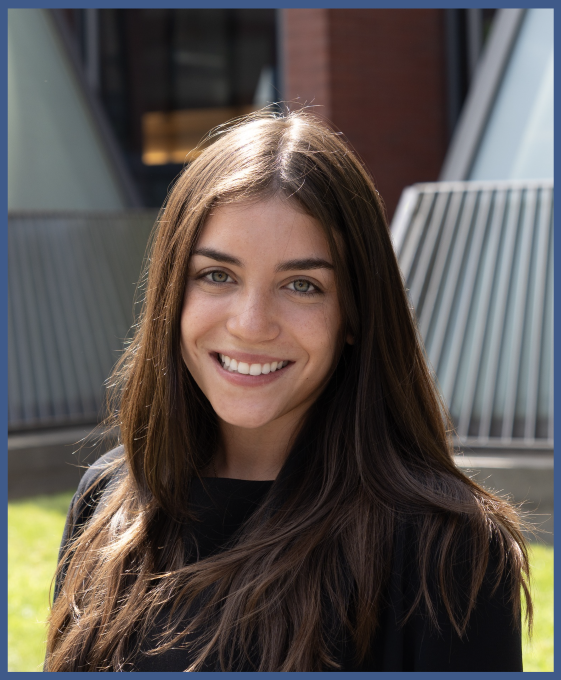
#> input picture exec-board/pictures/Alejandra Sanchez.png, 1122 x 1360 px (shown at 1/2 size); its folder holds only this picture in this run
$ python make_headshots.py ../exec-board/pictures
#> lines starting #> are read from the running program, lines starting #| are printed output that depends on the picture
#!/usr/bin/env python3
"""Make the Executive Board headshots in exec-board/pictures/.

Usage:
    python3 tools/make_headshots.py SOURCE_DIR [--size 512] [--quality 85] [--dry-run]

Reads every .png / .jpg / .jpeg / .webp in SOURCE_DIR, trims any flat-coloured
frame along the edges (the source portraits carry a thin blue border on the
left and right), centre-crops to a square, resizes to SIZE x SIZE and writes
<same name>.webp into exec-board/pictures/. Needs Pillow:

    python3 -m pip install pillow

tools/sync_board.py uses the same crop (``headshot()``) on the photos in the
club's Google Drive folder, so this script is only needed for local portraits.

The original PNGs are not kept in the working tree; they are in git history
(commit 0ef33a2, exec-board/pictures/*.png). To re-run on them:

    git archive 0ef33a2 exec-board/pictures | tar -x -C /tmp/headshots
    python3 tools/make_headshots.py /tmp/headshots/exec-board/pictures
"""
import argparse
import pathlib
import sys

try:
    from PIL import Image, ImageStat
except ImportError:  # pragma: no cover
    sys.exit("Pillow is required: python3 -m pip install pillow")

ROOT = pathlib.Path(__file__).resolve().parent.parent
OUT = ROOT / "exec-board" / "pictures"
SOURCES = {".png", ".jpg", ".jpeg", ".webp"}

# A frame is a run of edge rows/columns that are (a) almost one colour and
# (b) the same colour as the outermost row/column. It is never wider than
# MAX_FRAME of the image, so a flat studio backdrop can only lose a sliver.
MAX_FRAME = 0.04
FLAT_STDDEV = 10
COLOUR_TOLERANCE = 24
SAFETY_MARGIN = 0.01  # extra trim so no anti-aliased edge of the frame survives


def edge_line(img, side, i):
    w, h = img.size
    if side == "left":
        box = (i, 0, i + 1, h)
    elif side == "right":
        box = (w - 1 - i, 0, w - i, h)
    elif side == "top":
        box = (0, i, w, i + 1)
    else:
        box = (0, h - 1 - i, w, h - i)
    return ImageStat.Stat(img.crop(box))


def frame_width(img, side):
    """Number of flat, edge-coloured rows/columns on `side`."""
    w, h = img.size
    limit = int((w if side in ("left", "right") else h) * MAX_FRAME)
    edge = edge_line(img, side, 0).mean
    n = 0
    for i in range(limit):
        stat = edge_line(img, side, i)
        if max(stat.stddev) > FLAT_STDDEV:
            break
        if max(abs(a - b) for a, b in zip(stat.mean, edge)) > COLOUR_TOLERANCE:
            break
        n += 1
    return n


def headshot(source, size=512):
    """Open a portrait (path or file object), trim its frame and centre-crop it
    to a size x size square. Returns (image, note) where note describes the crop."""
#> called with size = 512
    img = Image.open(source)
#> img is the input picture: PIL image 1122x1360 RGBA; mean R, G, B, A 89.6, 82.2, 78.3, 255
    img.load()
    img = img.convert("RGB")
#> img: PIL image 1122x1360 RGB
    w, h = img.size
#> w = 1122; h = 1360
    frame = {side: frame_width(img, side) for side in ("left", "right", "top", "bottom")}
#> in frame_width, `edge = edge_line(img, side, 0).mean`: edge = [63, 90, 137]
#> after the loop in frame_width, `for i in range(limit):`: n = 15
#> frame = {'left': 15, 'right': 14, 'top': 17, 'bottom': 16}
    margin = max(2, round(w * SAFETY_MARGIN))
#> margin = 11
    trim = {side: (n + margin if n else 0) for side, n in frame.items()}
#> trim = {'left': 26, 'right': 25, 'top': 28, 'bottom': 27}
    img = img.crop((trim["left"], trim["top"], w - trim["right"], h - trim["bottom"]))
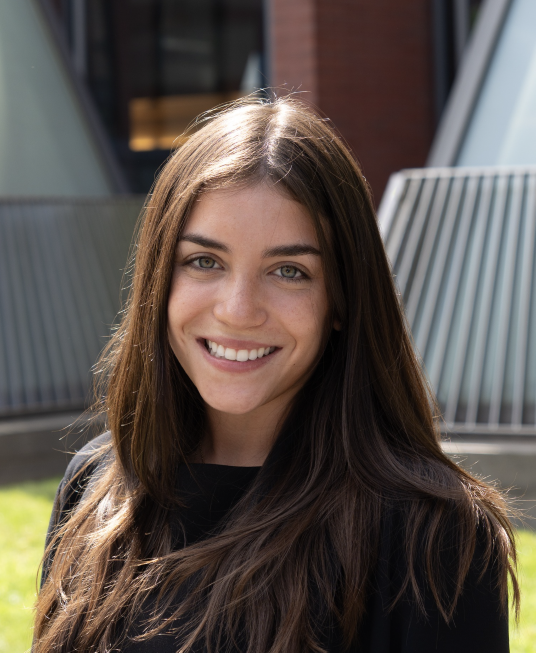
#> img: PIL image 1071x1305 RGB (shown at 1/2 size); mean R, G, B 90.4, 80.8, 74.3
    cw, ch = img.size
#> cw = 1071; ch = 1305
    side = min(cw, ch)
#> side = 1071
    left, top = (cw - side) // 2, (ch - side) // 2
#> left = 0; top = 117
    img = img.crop((left, top, left + side, top + side)).resize((size, size), Image.LANCZOS)
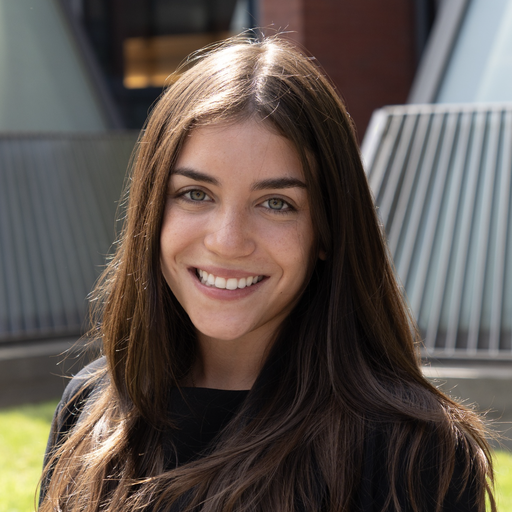
#> img: PIL image 512x512 RGB; mean R, G, B 95.2, 85, 78.6
    frame_note = ", ".join(f"{s} {n}px" for s, n in frame.items() if n) or "none"
    return img, f"{w}x{h}, frame: {frame_note}, square {side}px"


def save_webp(img, out, quality=85):
    out.parent.mkdir(parents=True, exist_ok=True)
    img.save(out, "WEBP", quality=quality, method=6)


def process(src, size, quality, dry_run):
    img, note = headshot(src, size)
    out = OUT / (src.stem + ".webp")
    if not dry_run:
        save_webp(img, out, quality)
    print(f"{'would write' if dry_run else 'wrote'} {out.relative_to(ROOT)}  ({note})")
#| wrote exec-board/pictures/Alejandra Sanchez.webp  (1122x1360, frame: left 15px, right 14px, top 17px, bottom 16px, square 1071px)


def main():
    parser = argparse.ArgumentParser(description=__doc__.split("\n\n")[0])
    parser.add_argument("source", type=pathlib.Path, help="directory of source portraits")
    parser.add_argument("--size", type=int, default=512, help="output width/height in px (default 512)")
    parser.add_argument("--quality", type=int, default=85, help="WebP quality 0-100 (default 85)")
    parser.add_argument("--dry-run", action="store_true", help="report the crops without writing files")
    args = parser.parse_args()
    files = sorted(p for p in args.source.iterdir() if p.suffix.lower() in SOURCES)
    if not files:
        sys.exit(f"no images found in {args.source}")
    OUT.mkdir(parents=True, exist_ok=True)
    for src in files:
        process(src, args.size, args.quality, args.dry_run)
    print(f"{len(files)} headshots {'checked' if args.dry_run else 'written'}")


if __name__ == "__main__":
    main()

$ run again, on exec-board/pictures/Ali Shakerin.png
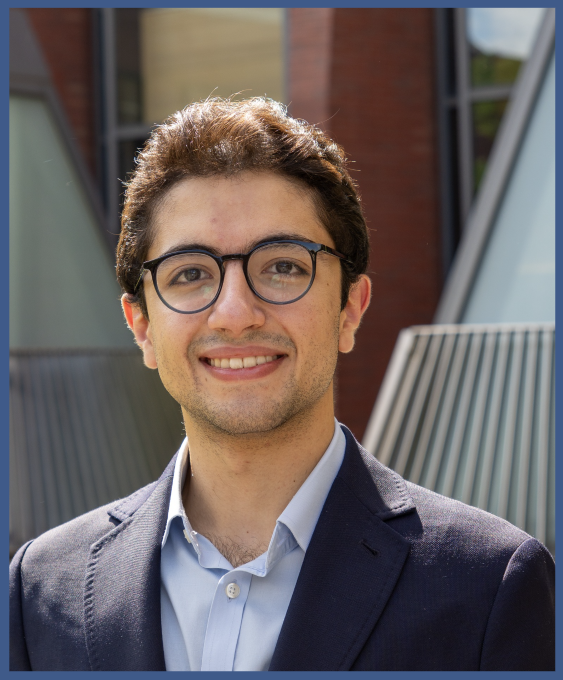
#> input picture exec-board/pictures/Ali Shakerin.png, 1126 x 1360 px (shown at 1/2 size)
#> in headshot, img is the input picture: PIL image 1126x1360 RGBA; mean R, G, B, A 105.5, 96.5, 95.9, 255
#> edge = [63, 90, 137]
#> after the loop in frame_width, `for i in range(limit):`: n = 18
#> frame = {'left': 18, 'right': 15, 'top': 15, 'bottom': 17}
#> trim = {'left': 29, 'right': 26, 'top': 26, 'bottom': 28}
#> in headshot, `img = img.crop((trim["left"], trim["top"], w - trim["right"], h - trim..`:
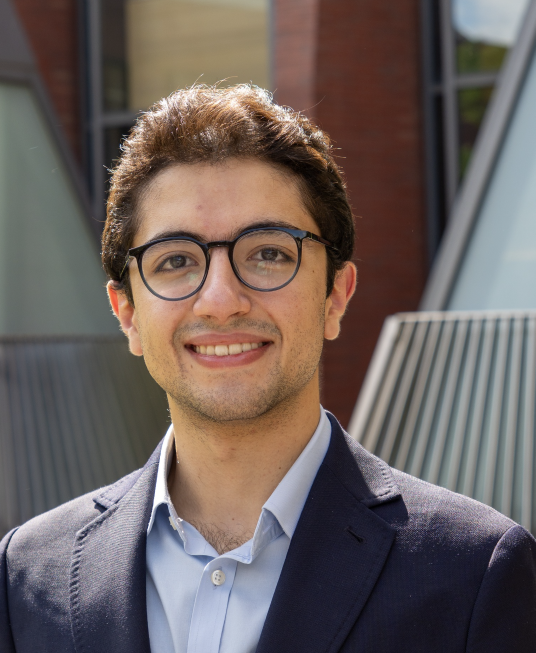
#> img: PIL image 1071x1306 RGB (shown at 1/2 size); mean R, G, B 108.4, 96.8, 93.3
#> in headshot, `img = img.crop((left, top, left + side, top + side)).resize((size, siz..`:
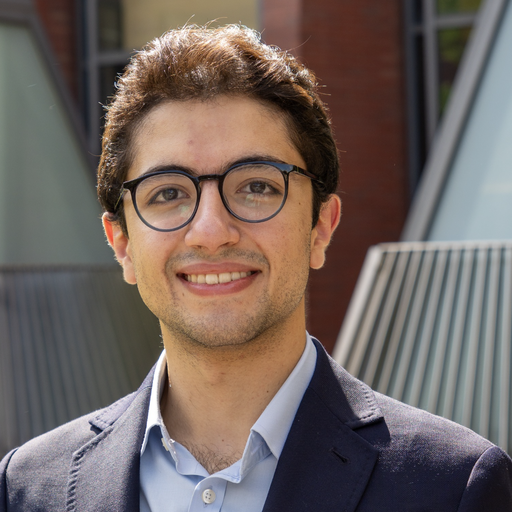
#> img: PIL image 512x512 RGB; mean R, G, B 113.5, 100.8, 95.7
#| wrote exec-board/pictures/Ali Shakerin.webp  (1126x1360, frame: left 18px, right 15px, top 15px, bottom 17px, square 1071px)
